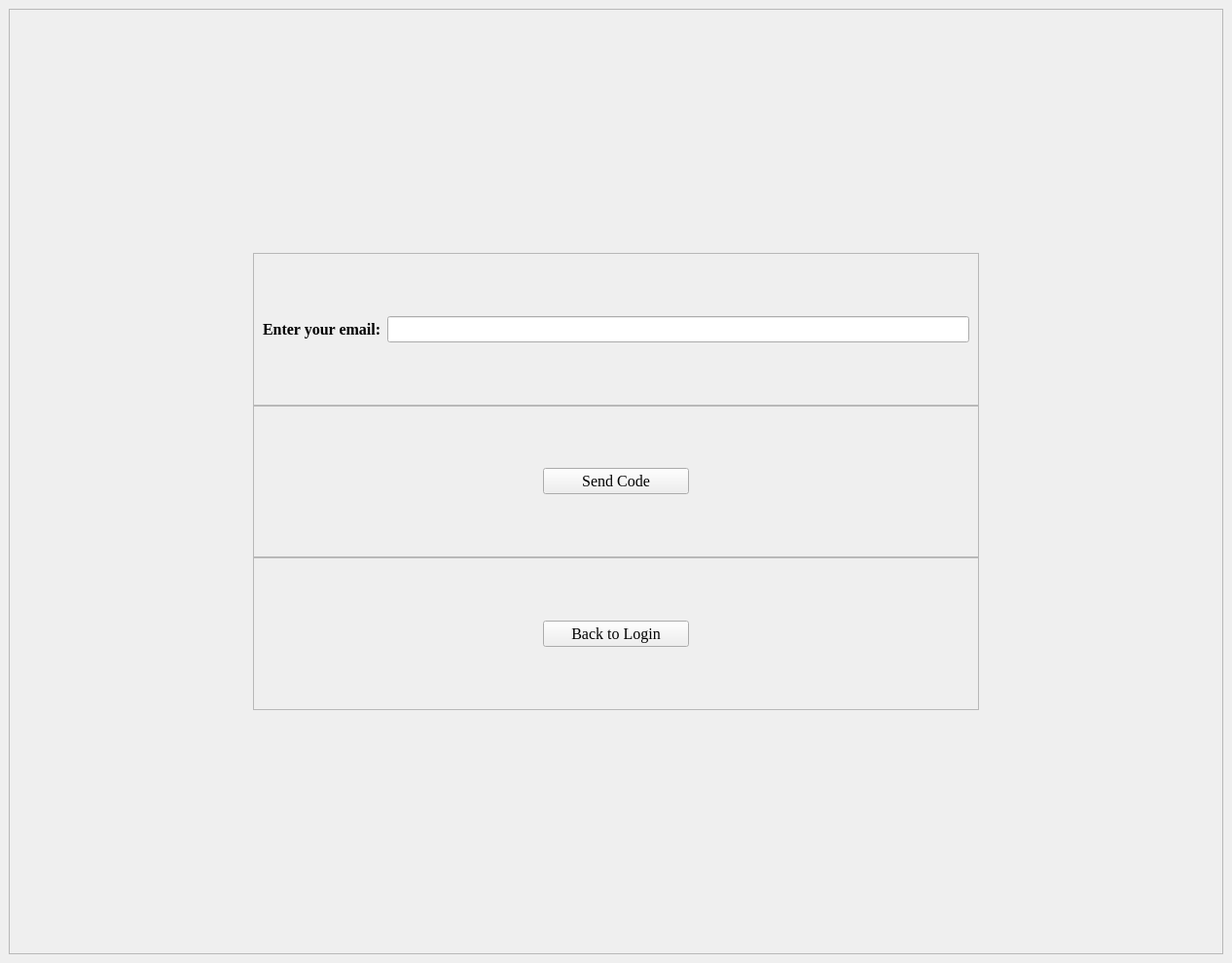
<?xml version="1.0" encoding="UTF-8"?>
<ui version="4.0">
 <class>forgotpass</class>
 <widget class="QMainWindow" name="forgotpass">
  <property name="geometry">
   <rect>
    <x>0</x>
    <y>0</y>
    <width>1266</width>
    <height>990</height>
   </rect>
  </property>
  <property name="windowTitle">
   <string>MainWindow</string>
  </property>
  <widget class="QWidget" name="centralwidget">
   <layout class="QVBoxLayout" name="verticalLayout">
    <item>
     <widget class="QFrame" name="frame">
      <property name="frameShape">
       <enum>QFrame::StyledPanel</enum>
      </property>
      <property name="frameShadow">
       <enum>QFrame::Raised</enum>
      </property>
      <layout class="QVBoxLayout" name="verticalLayout_2">
       <property name="spacing">
        <number>0</number>
       </property>
       <property name="leftMargin">
        <number>250</number>
       </property>
       <property name="topMargin">
        <number>250</number>
       </property>
       <property name="rightMargin">
        <number>250</number>
       </property>
       <property name="bottomMargin">
        <number>250</number>
       </property>
       <item>
        <widget class="QFrame" name="frame_2">
         <property name="frameShape">
          <enum>QFrame::StyledPanel</enum>
         </property>
         <property name="frameShadow">
          <enum>QFrame::Raised</enum>
         </property>
         <layout class="QHBoxLayout" name="horizontalLayout">
          <item>
           <widget class="QLabel" name="label">
            <property name="font">
             <font>
              <family>Times New Roman</family>
              <pointsize>12</pointsize>
             </font>
            </property>
            <property name="text">
             <string>&lt;html&gt;&lt;head/&gt;&lt;body&gt;&lt;p&gt;&lt;span style=&quot; font-size:12pt; font-weight:700;&quot;&gt;Enter your email:&lt;/span&gt;&lt;/p&gt;&lt;/body&gt;&lt;/html&gt;</string>
            </property>
           </widget>
          </item>
          <item>
           <widget class="QLineEdit" name="lineEdit">
            <property name="font">
             <font>
              <family>Times New Roman</family>
              <pointsize>12</pointsize>
             </font>
            </property>
           </widget>
          </item>
         </layout>
        </widget>
       </item>
       <item>
        <widget class="QFrame" name="frame_3">
         <property name="frameShape">
          <enum>QFrame::StyledPanel</enum>
         </property>
         <property name="frameShadow">
          <enum>QFrame::Raised</enum>
         </property>
         <layout class="QHBoxLayout" name="horizontalLayout_2">
          <item>
           <widget class="QPushButton" name="pushButton">
            <property name="sizePolicy">
             <sizepolicy hsizetype="Minimum" vsizetype="Fixed">
              <horstretch>0</horstretch>
              <verstretch>0</verstretch>
             </sizepolicy>
            </property>
            <property name="maximumSize">
             <size>
              <width>150</width>
              <height>16777215</height>
             </size>
            </property>
            <property name="font">
             <font>
              <family>Times New Roman</family>
              <pointsize>12</pointsize>
             </font>
            </property>
            <property name="text">
             <string>Send Code</string>
            </property>
           </widget>
          </item>
         </layout>
        </widget>
       </item>
       <item>
        <widget class="QFrame" name="frame_4">
         <property name="frameShape">
          <enum>QFrame::StyledPanel</enum>
         </property>
         <property name="frameShadow">
          <enum>QFrame::Raised</enum>
         </property>
         <layout class="QHBoxLayout" name="horizontalLayout_3">
          <item>
           <widget class="QPushButton" name="pushButton_2">
            <property name="maximumSize">
             <size>
              <width>150</width>
              <height>16777215</height>
             </size>
            </property>
            <property name="font">
             <font>
              <family>Times New Roman</family>
              <pointsize>12</pointsize>
             </font>
            </property>
            <property name="text">
             <string>Back to Login</string>
            </property>
           </widget>
          </item>
         </layout>
        </widget>
       </item>
      </layout>
     </widget>
    </item>
   </layout>
  </widget>
 </widget>
 <resources/>
 <connections/>
</ui>
